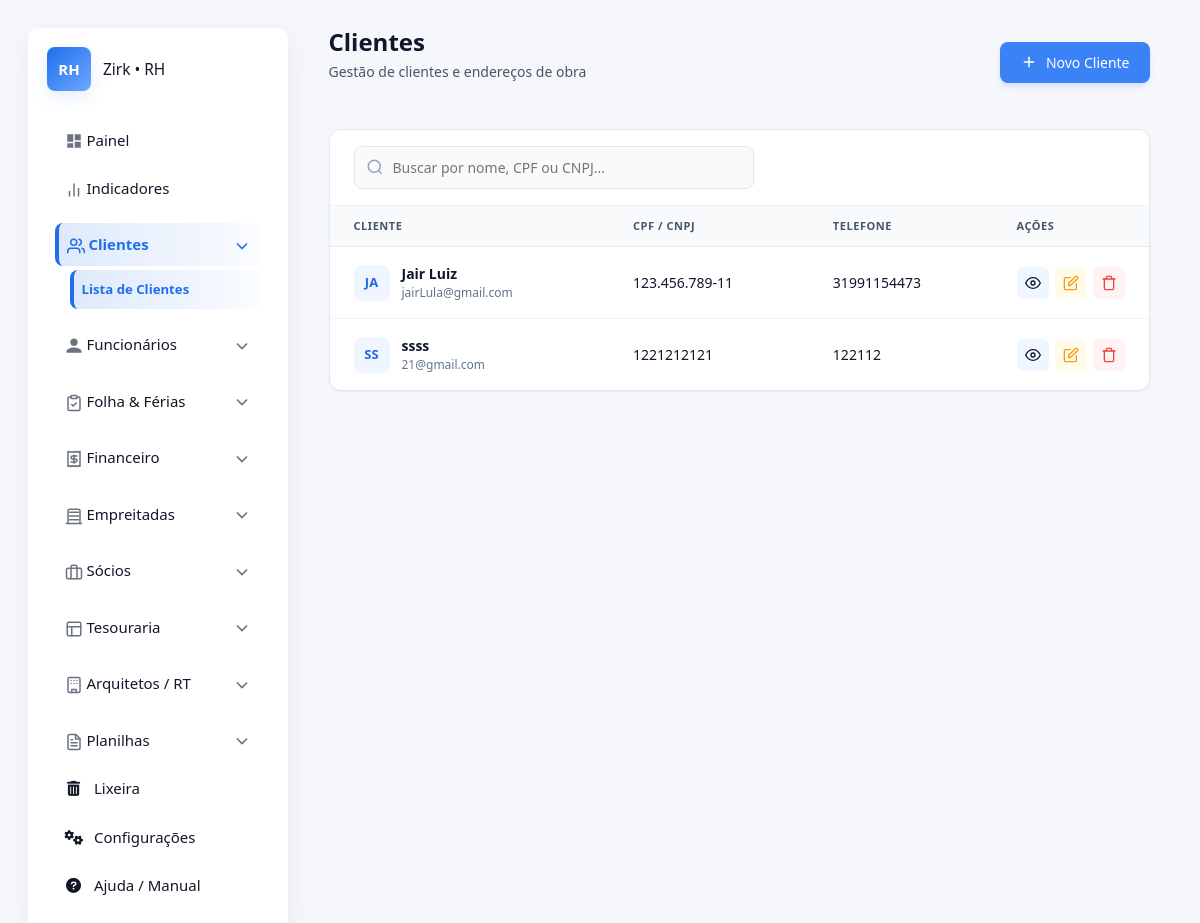
Page /clientes/ (signed in) on the earlier database version.
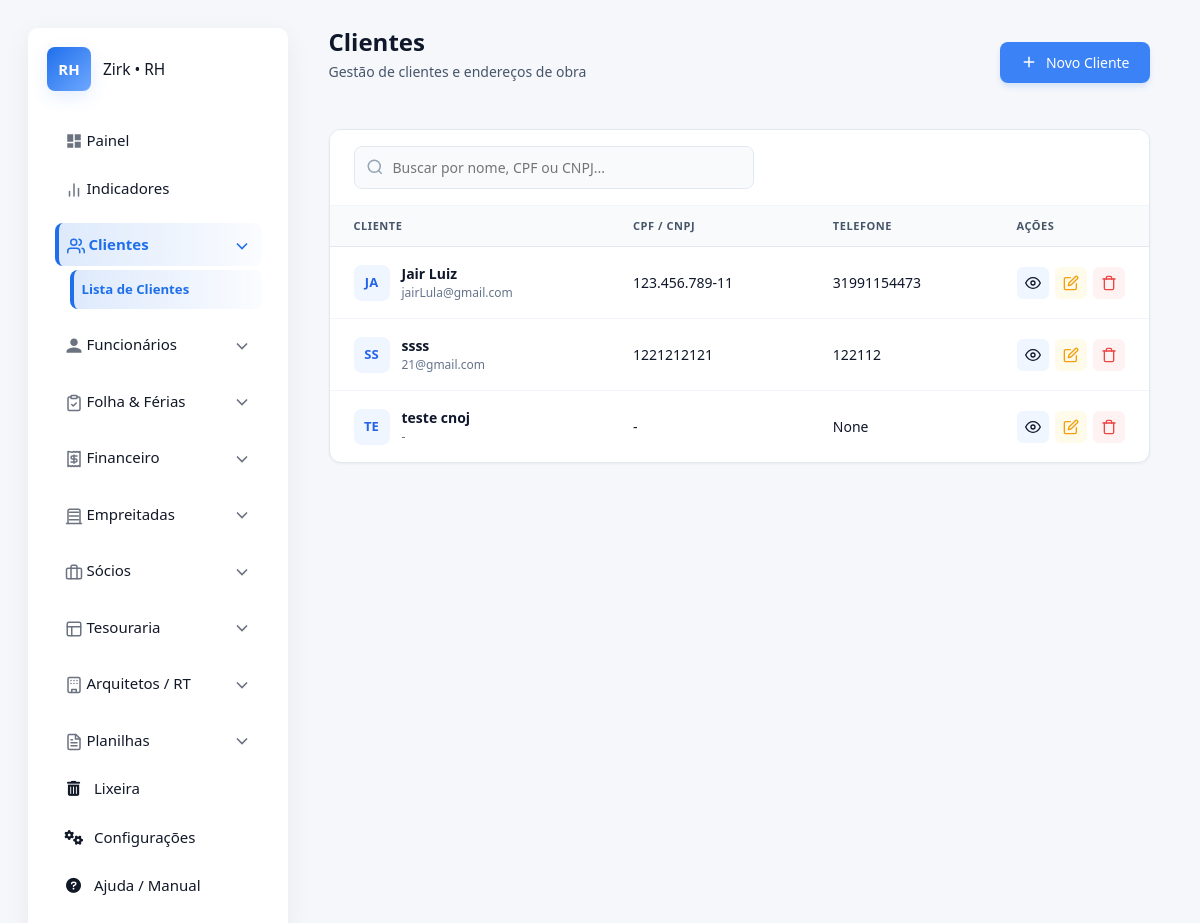
Same page on the later database version.
### apps/clientes/models.py (models this page shows, shortened)
class Cliente(SoftDeleteMixin):
    TIPO_PESSOA_CHOICES = [
        ('F', 'Pessoa Física'),
        ('J', 'Pessoa Jurídica'),
    ]
    tipo_pessoa = models.CharField(max_length=1, choices=TIPO_PESSOA_CHOICES, default='F', verbose_name="Tipo de Pessoa")
    nome_completo = models.CharField(max_length=255, verbose_name="Nome Completo / Razão Social")
    cpf = models.CharField(max_length=14, verbose_name="CPF", unique=True, null=True, blank=True)
    rg = models.CharField(max_length=20, verbose_name="RG", null=True, blank=True)
    cnpj = models.CharField(max_length=18, verbose_name="CNPJ", unique=True, null=True, blank=True)
    inscricao_estadual = models.CharField(max_length=30, verbose_name="Inscrição Estadual", null=True, blank=True)
    telefone = models.CharField(max_length=20, verbose_name="Telefone", null=True, blank=True)
    email = models.EmailField(max_length=255, verbose_name="E-mail", null=True, blank=True)
    data_cadastro = models.DateTimeField(auto_now_add=True)
    chave_pix = models.CharField(max_length=255, verbose_name="Chave PIX", null=True, blank=True)
    class Meta:
        verbose_name = "Cliente"
        verbose_name_plural = "Clientes"
        ordering = ["nome_completo"]
    @property
    def cpf_formatado(self):
        if self.cpf and len(self.cpf) == 11:
            return f"{self.cpf[:3]}.{self.cpf[3:6]}.{self.cpf[6:9]}-{self.cpf[9:]}"
        return self.cpf

### apps/clientes/views.py (the view)
# urls.py: path('', views.lista_clientes, name='list'),
@login_required
def lista_clientes(request):
    qs = Cliente.objects.all()
    term = request.GET.get('q')
    if term:
        qs = qs.filter(Q(nome_completo__icontains=term) | Q(cpf__icontains=term) | Q(cnpj__icontains=term))
    context = {
        'clientes': qs,
        'total_clientes': qs.count(),
    }
    return render(request, 'core/clientes/list.html', context)

### apps/configuracoes/context_processors.py (called while the page is built)
def configuracoes_globais(request):
    return {}

### apps/configuracoes/mixin.py (called while the page is built)
    def get_queryset(self):
        return super().get_queryset().filter(is_deleted=False)

### apps/ferias/service.py (called while the page is built, shortened)
def gerar_novo_periodo_aquisitivo(funcionario):
    if getattr(funcionario, 'is_deleted', False):
        return None
    if not hasattr(funcionario, 'dados_trabalhistas'):
        return None
    dados = funcionario.dados_trabalhistas
    data_admissao = dados.data_admissao_marcenaria or dados.data_admissao_contabilidade
    if not data_admissao:
        return None
    ultimo_periodo = funcionario.periodos_aquisitivos.order_by('-data_fim').first()
    hoje = timezone.now().date()
    data_limite_retroativa = hoje - relativedelta(years=2)
    data_inicio_calculada = None
    if not ultimo_periodo:
        data_inicio_calculada = data_admissao
    else:
        if ultimo_periodo.data_fim >= hoje:
            return None  # Período atual ainda está vigente
        data_inicio_calculada = ultimo_periodo.data_fim + timedelta(days=1)

### templates/core/clientes/list.html (shortened to what this page needs)
{% extends "core/base.html" %}
{% load static %}
{% block content %}
<div class="container-fluid" style="max-width: 1200px; margin: 0 auto; padding-bottom: 60px;">
    <div class="dash-header">
        <div>
            <h1>Clientes</h1>
            <p>Gestão de clientes e endereços de obra</p>
        </div>
        <button onclick="openActionModal('{% url 'clientes:create' %}')" class="btn-primary">
            <svg width="18" height="18" viewBox="0 0 24 24" fill="none" stroke="currentColor" stroke-width="2"><path d="M5 12h14M12 5v14"/></svg>
            Novo Cliente
        </button>
    </div>
    <div class="standard-card">
        <div class="search-bar-row">
            <form method="GET" class="rh-search">
                <input type="text" name="q" placeholder="Buscar por nome, CPF ou CNPJ..." value="{{ request.GET.q }}">
            </form>
        </div>
        <table class="rh-table">
            <thead>
                <tr>
                    <th>Cliente</th>
                    <th>CPF / CNPJ</th>
                    <th>Telefone</th>
                    <th style="width: 140px;">Ações</th>
                </tr>
            </thead>
            <tbody>
                {% for cliente in clientes %}
                <tr>
                    <td>
                        <div style="display: flex; align-items: center; gap: 12px;">
                            <div class="avatar-circle">{{ cliente.nome_completo|slice:":2"|upper }}</div>
                            <div>
                                <div style="font-weight: 600;">{{ cliente.nome_completo }}</div>
                                <div style="font-size: 12px; color: #64748b;">{{ cliente.email|default:"-" }}</div>
                            </div>
                        </div>
                    </td>
                    <td>{{ cliente.cpf_formatado|default:"-" }}</td>
                    <td>{{ cliente.telefone }}</td>
                    <td>
                        <div class="actions-cell">
                            <a href="{% url 'clientes:detail' cliente.id %}" class="btn-icon view" title="Ver Detalhes">
                                <svg width="16" height="16" viewBox="0 0 24 24" fill="none" stroke="currentColor" stroke-width="2" stroke-linecap="round" stroke-linejoin="round">
                                    <circle cx="12" cy="12" r="3"></circle>
                                    <path d="M1 12s4-8 11-8 11 8 11 8-4 8-11 8-11-8-11-8z"></path>
                                </svg>
                            </a>
                            <button onclick="openActionModal('{% url 'clientes:update' cliente.id %}')" class="btn-icon edit" title="Editar">
                                <svg width="16" height="16" viewBox="0 0 24 24" fill="none" stroke="currentColor" stroke-width="2" stroke-linecap="round" stroke-linejoin="round">
                                    <path d="M11 4H4a2 2 0 0 0-2 2v14a2 2 0 0 0 2 2h14a2 2 0 0 0 2-2v-7"></path>
                                    <path d="M18.5 2.5a2.121 2.121 0 0 1 3 3L12 15l-4 1 1-4 9.5-9.5z"></path>
                                </svg>
                            </button>
                            <button onclick="openActionModal('{% url 'clientes:delete' cliente.id %}')" class="btn-icon delete" title="Excluir">
                                <svg width="16" height="16" viewBox="0 0 24 24" fill="none" stroke="currentColor" stroke-width="2" stroke-linecap="round" stroke-linejoin="round">
                                    <polyline points="3 6 5 6 21 6"></polyline>
                                    <path d="M19 6v14a2 2 0 0 1-2 2H7a2 2 0 0 1-2-2V6m3 0V4a2 2 0 0 1 2-2h4a2 2 0 0 1 2 2v2"></path>
                                </svg>
                            </button>
                        </div>
                    </td>
                </tr>
                {% empty %}
                <tr><td colspan="4" style="text-align: center; padding: 40px; color: #64748b;">Nenhum cliente encontrado.</td></tr>
                {% endfor %}
            </tbody>
        </table>
    </div>
</div>
{% endblock %}

Differences in the rows shown:
added Cliente: nome_completo "TE", nome_completo "teste cnoj", email "-", cpf_formatado "-", telefone "None"
